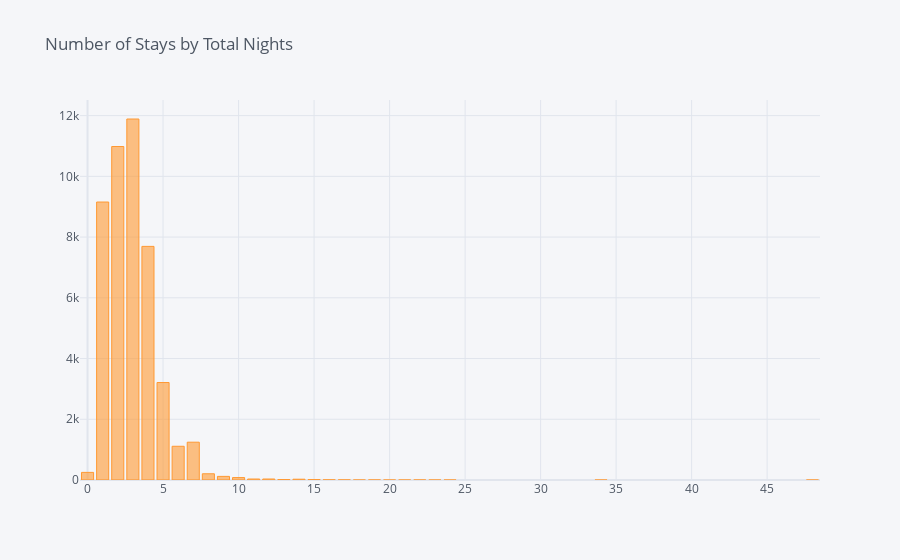
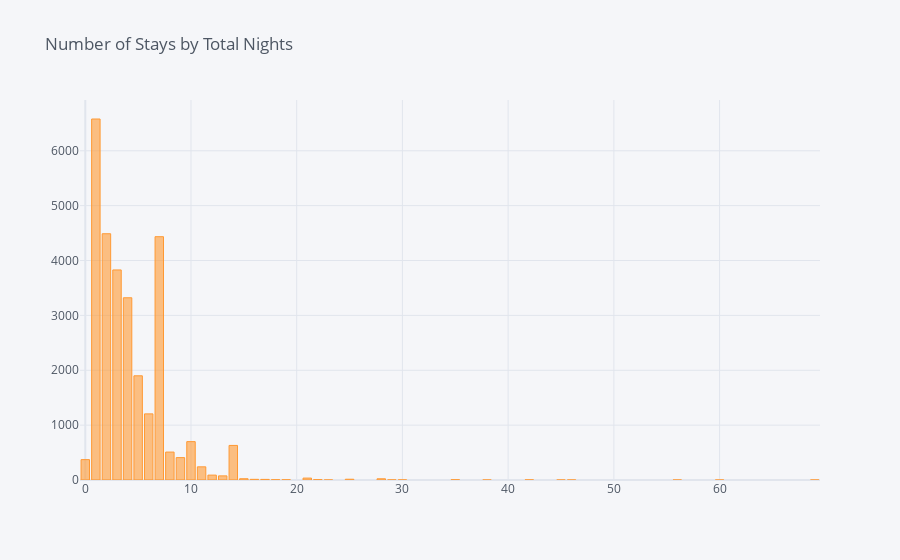

The notebook cell saved with these charts, in order:
### Code cell
hotel_stay_c.iplot(kind="bar", x="total nights", y="no. of satys", title="Number of Stays by Total Nights")
hotel_stay_r.iplot(kind="bar", x="total nights", y="no. of satys", title="Number of Stays by Total Nights")

### Figure 1 — Plotly figure (JSON) as saved in the notebook; plotly's stock layout.template omitted (floating-point values rounded to 4 significant figures)
{"data": [{"marker": {"color": "rgba(255, 153, 51, 0.6)", "line": {"color": "rgba(255, 153, 51, 1.0)", "width": 1}}, "name": "no. of satys", "orientation": "v", "text": "", "type": "bar", "x": [0, 1, 2, 3, 4, 5, 6, 7, 8, 9, 10, 11, 12, 13, 14, 15, 16, 17, 18, 19, 20, 21, 22, 23, 24, 34, 48], "y": [251, 9155, 10983, 11889, 7694, 3210, 1111, 1245, 205, 119, 80, 33, 33, 15, 26, 14, 6, 4, 1, 2, 1, 1, 2, 1, 1, 1, 1]}], "layout": {"legend": {"bgcolor": "#F5F6F9", "font": {"color": "#4D5663"}}, "paper_bgcolor": "#F5F6F9", "plot_bgcolor": "#F5F6F9", "title": {"font": {"color": "#4D5663"}, "text": "Number of Stays by Total Nights"}, "xaxis": {"gridcolor": "#E1E5ED", "showgrid": true, "tickfont": {"color": "#4D5663"}, "title": {"font": {"color": "#4D5663"}, "text": ""}, "zerolinecolor": "#E1E5ED"}, "yaxis": {"gridcolor": "#E1E5ED", "showgrid": true, "tickfont": {"color": "#4D5663"}, "title": {"font": {"color": "#4D5663"}, "text": ""}, "zerolinecolor": "#E1E5ED"}}}

### Figure 2 — Plotly figure (JSON) as saved in the notebook; plotly's stock layout.template omitted (floating-point values rounded to 4 significant figures)
{"data": [{"marker": {"color": "rgba(255, 153, 51, 0.6)", "line": {"color": "rgba(255, 153, 51, 1.0)", "width": 1}}, "name": "no. of satys", "orientation": "v", "text": "", "type": "bar", "x": [0, 1, 2, 3, 4, 5, 6, 7, 8, 9, 10, 11, 12, 13, 14, 15, 16, 17, 18, 19, 21, 22, 23, 25, 28, 29, 30, 35, 38, 42, 45, 46, 56, 60, 69], "y": [371, 6579, 4488, 3828, 3321, 1899, 1205, 4434, 509, 408, 699, 240, 89, 75, 630, 23, 12, 11, 5, 4, 35, 7, 1, 14, 22, 2, 2, 5, 1, 3, 1, 1, 1, 1, 1]}], "layout": {"legend": {"bgcolor": "#F5F6F9", "font": {"color": "#4D5663"}}, "paper_bgcolor": "#F5F6F9", "plot_bgcolor": "#F5F6F9", "title": {"font": {"color": "#4D5663"}, "text": "Number of Stays by Total Nights"}, "xaxis": {"gridcolor": "#E1E5ED", "showgrid": true, "tickfont": {"color": "#4D5663"}, "title": {"font": {"color": "#4D5663"}, "text": ""}, "zerolinecolor": "#E1E5ED"}, "yaxis": {"gridcolor": "#E1E5ED", "showgrid": true, "tickfont": {"color": "#4D5663"}, "title": {"font": {"color": "#4D5663"}, "text": ""}, "zerolinecolor": "#E1E5ED"}}}
